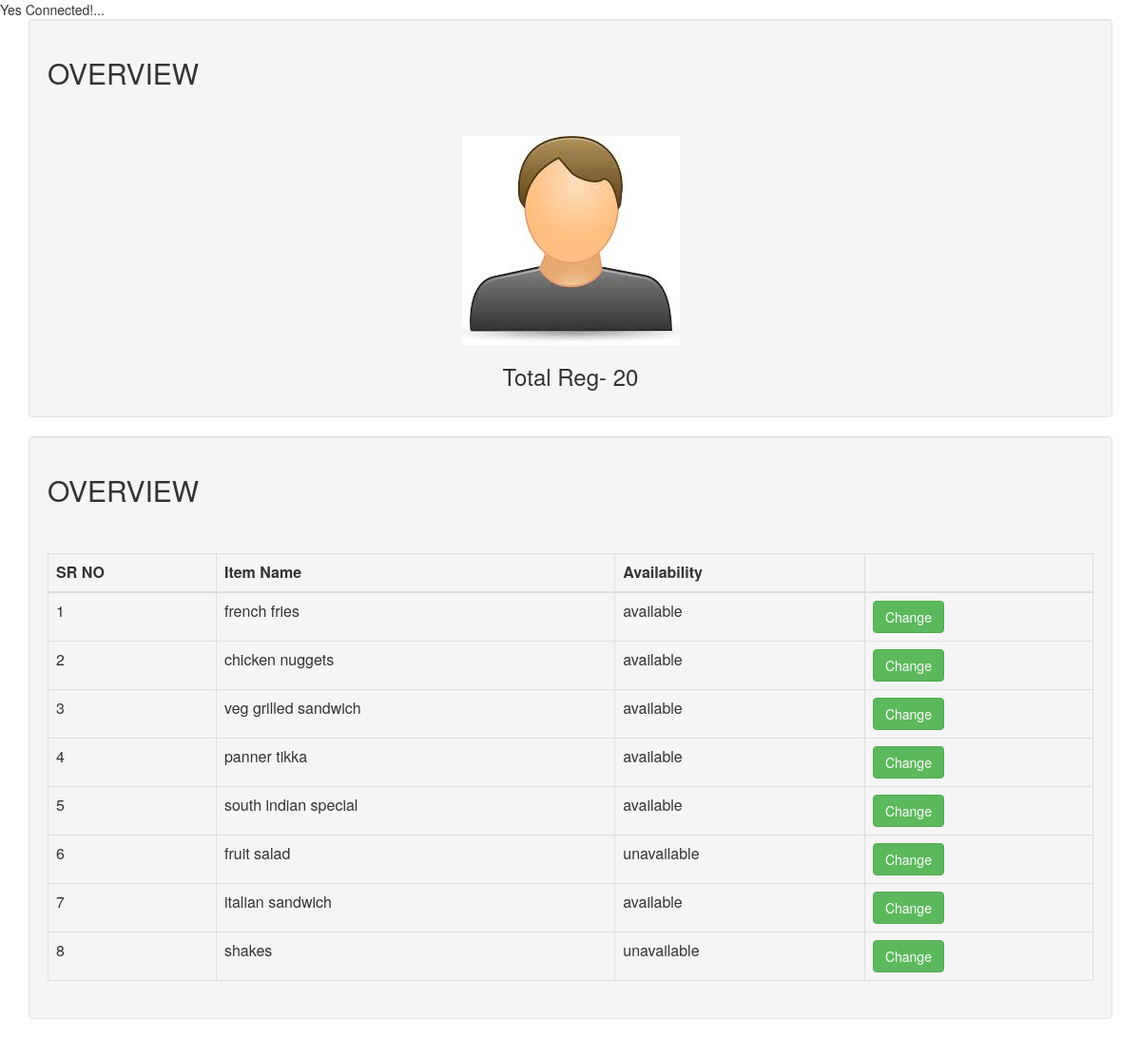
The page /admin/dashboard.php (signed in) on the database its author committed.
### tables this page shows
CREATE TABLE IF NOT EXISTS `tbl_stock` (
  `stock_id` int(11) NOT NULL AUTO_INCREMENT,
  `item_name` varchar(50) NOT NULL,
  `availability` varchar(50) NOT NULL,
  PRIMARY KEY (`stock_id`)
);

### admin/dashboard.php (the view, shortened to what this page needs)
<?php
include 'connect.php';
?>
<!DOCTYPE html>
<html>
<head>
<link rel="stylesheet" href="https://maxcdn.bootstrapcdn.com/bootstrap/3.4.1/css/bootstrap.min.css">
</head>
<body>
	<div class="container">
		<div class="well">
			<h2>OVERVIEW </h2>
			<br><br>
			<div align="center" class="row">
				<div class="col-sm-3">
				</div>
				<div class="col-sm-6">
					<img src="images/male.jpg">
					<?php
					$users = mysqli_query($con, "SELECT * FROM tbl_sign");
					$uresult = mysqli_num_rows($users);
					 ?>
					<h3>Total Reg- <?php echo $uresult; ?></h3>
				</div>
			</div>
		</div>
<div class="well">
			<h2>OVERVIEW </h2>
			<br><br>
			<div align="center" class="row">
				<div class="col-sm-12">
					<div class="table-responsive">
					<table class="table table-bordered">
						<thead>
							<tr>
								<th>SR NO</th>
								<th>Item Name</th>
								<th>Availability</th>
								<th></th>
							</tr>
						</thead>
						<tbody>
							<?php
							$counter = 1;
							$availability = mysqli_query($con, "SELECT * FROM tbl_stock");
							while ($sresult = mysqli_fetch_assoc($availability)) {
							 ?>
							<tr>
								<td> <?php echo $counter ?> </td>
								<td><?php echo $sresult['item_name']; ?></td>
								<td id="stock_change"><?php echo $sresult['availability']; ?></td>
								<td><button class="btn btn-success" id="change" onclick="replace();">Change</button></td>
							</tr>
							<?php
							$counter++;
							} ?>
		</div>
	</div>
</div>
</div>
</div>
</body>
</html>

### rows shown on the page
tbl_stock: item_name "french fries", availability "available"
tbl_stock: item_name "chicken nuggets", availability "available"
tbl_stock: item_name "veg grilled sandwich", availability "available"
tbl_stock: item_name "panner tikka", availability "available"
tbl_stock: item_name "south indian special", availability "available"
tbl_stock: item_name "fruit salad", availability "unavailable"
tbl_stock: item_name "italian sandwich", availability "available"
tbl_stock: item_name "shakes", availability "unavailable"

### other values the page prints
$uresult "20"
